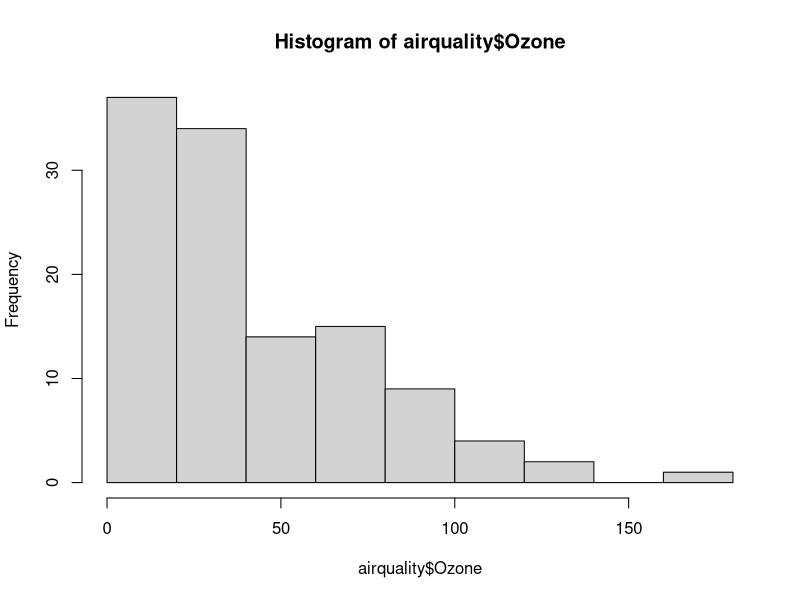
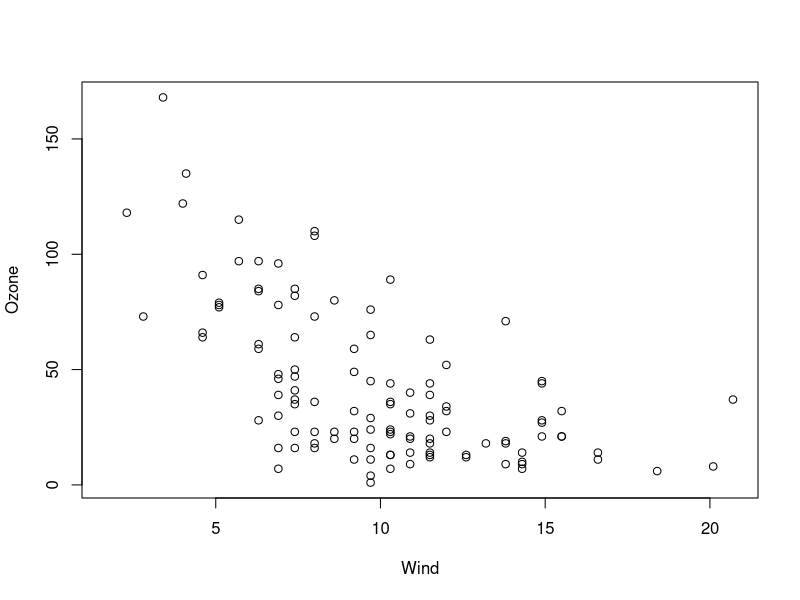
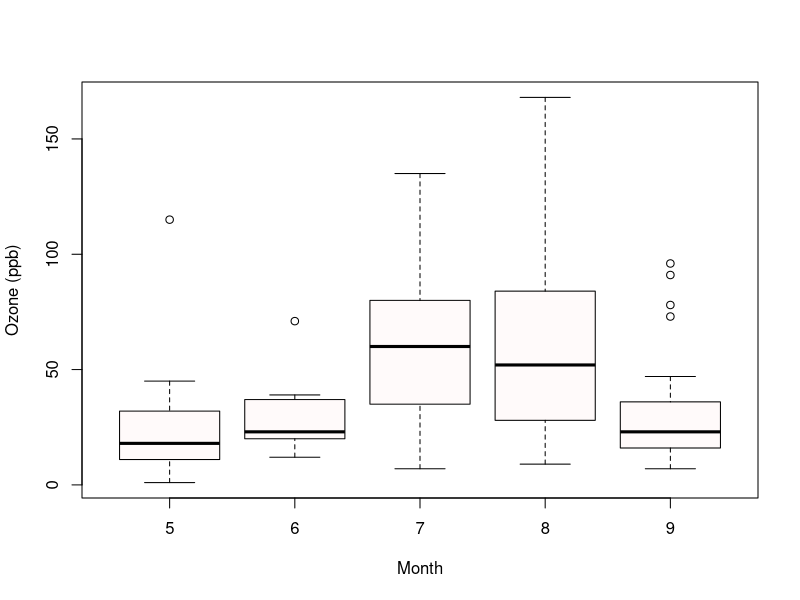
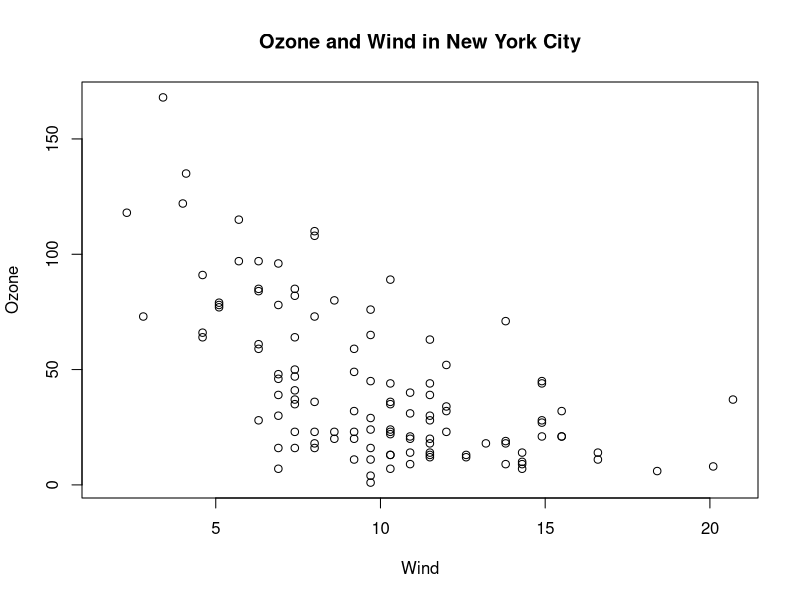
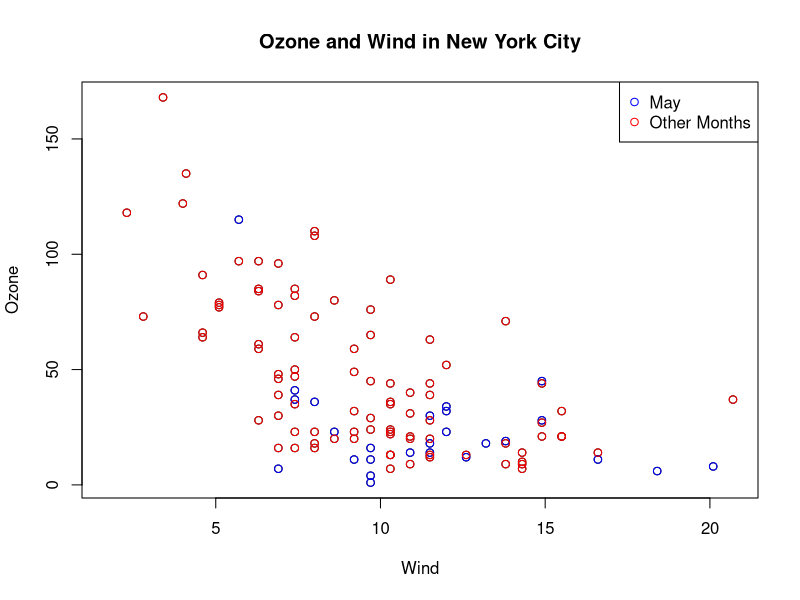
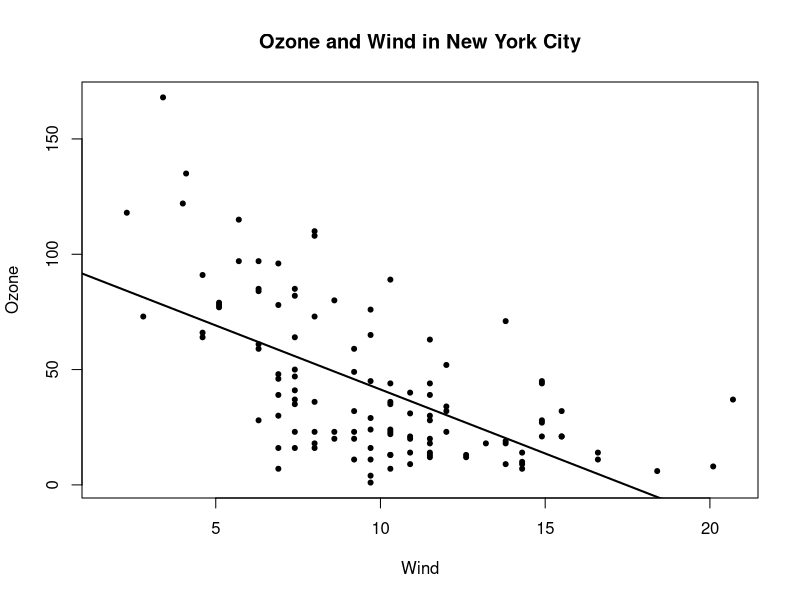
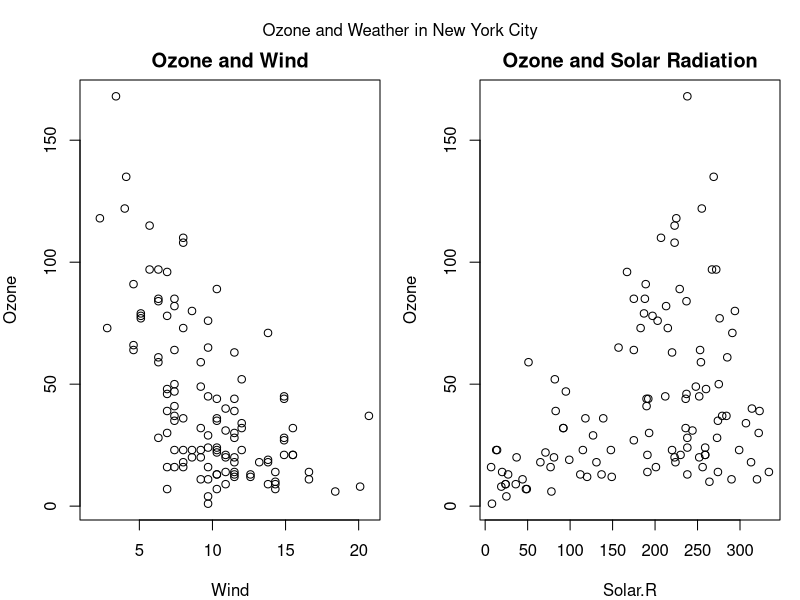

Here is the R script that generated these plots, in order:
## ---- chunk 1
knitr::opts_chunk$set(echo = TRUE)
## ---- chunk 2
library(datasets)
hist(airquality$Ozone)
with(airquality, plot(Wind, Ozone))
airquality <- transform(airquality, Month = factor(Month))
boxplot(Ozone ~ Month, airquality, xlab = "Month", ylab = "Ozone (ppb)", col = "snow1")
## ---- chunk 3
par("las")
par("mar")
par("mfrow")
## ---- chunk 4
library(datasets)
with(airquality, plot(Wind, Ozone)); title(main = "Ozone and Wind in New York City") #the title function must be done with the plotting window shown, otherwise there's an error of plot.new not being called; it's only the issue in R markdown, without problem in R script

#alternative
with(airquality, plot(Wind, Ozone, main = "Ozone and Wind in New York City")); with(subset(airquality, Month == 5), points(Wind, Ozone, col = "blue")); with(subset(airquality, Month != 5), points(Wind, Ozone, col = "red")); legend("topright", pch = 1, col = c("blue", "red"), legend = c("May", "Other Months"))

#add regression model
model <- lm(Ozone ~ Wind, airquality)
with(airquality, plot(Wind, Ozone, main = "Ozone and Wind in New York City", pch = 20, abline(model, lwd = 2)))

#Multiple Base Plots
par(mfrow = c(1, 2), mar = c(4,4,2,1), oma = c(0,0,2,0)) ; with(airquality, {
  plot(Wind, Ozone, main = "Ozone and Wind")
  plot(Solar.R, Ozone, main = "Ozone and Solar Radiation")
  mtext("Ozone and Weather in New York City", outer = TRUE) ##add more space for margin and add a title to cover all plots
})


